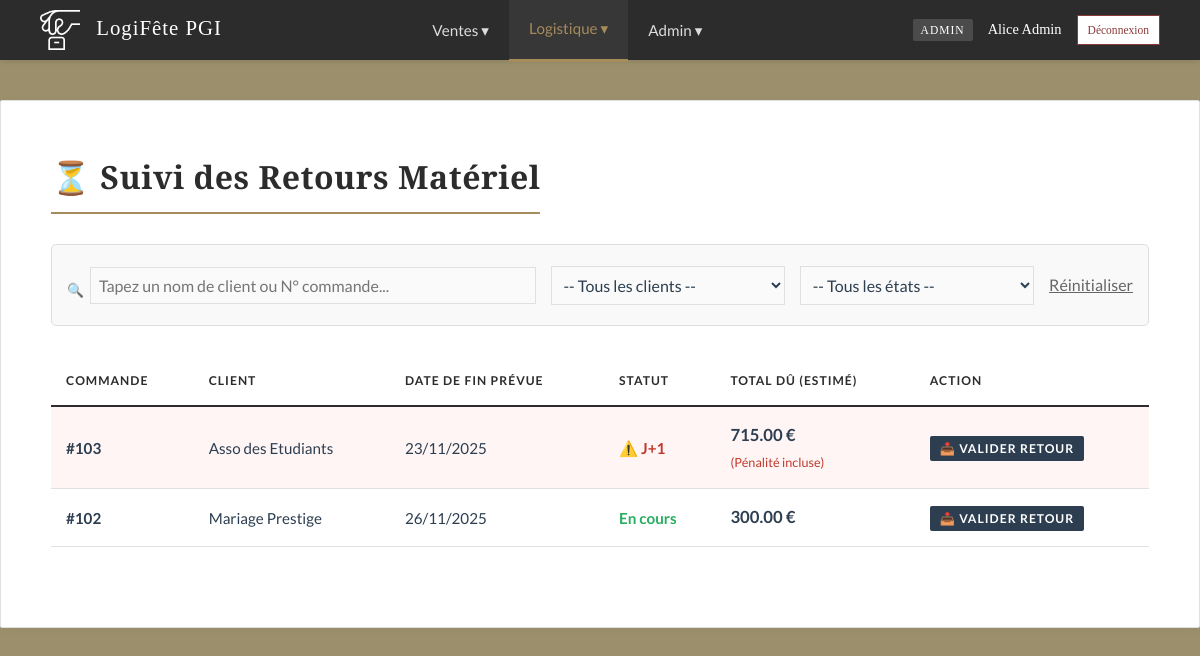
The page /retours.php (signed in) on the database its author committed.
### tables this page shows
CREATE TABLE `commande` (
  `id_commande` int(11) NOT NULL AUTO_INCREMENT,
  `id_client` int(11) NOT NULL,
  `id_commercial` int(11) NOT NULL,
  `date_creation` datetime DEFAULT current_timestamp(),
  `date_debut` date NOT NULL,
  `date_fin` date NOT NULL,
  `etat` enum('devis','validee','terminee','annulee') DEFAULT 'devis',
  `remise_percent` int(11) DEFAULT 0,
  `penalite` decimal(10,2) DEFAULT 0.00,
  `note_interne` text DEFAULT NULL,
  `signature_client` text DEFAULT NULL,
  `date_paiement` date DEFAULT NULL,
  `date_relance` datetime DEFAULT NULL,
  `date_relance_devis` date DEFAULT NULL,
  PRIMARY KEY (`id_commande`),
  KEY `id_client` (`id_client`),
  KEY `id_commercial` (`id_commercial`)
);

CREATE TABLE `client` (
  `id_client` int(11) NOT NULL AUTO_INCREMENT,
  `nom_societe` varchar(100) NOT NULL,
  `contact_nom` varchar(100) NOT NULL,
  `email` varchar(100) NOT NULL,
  `telephone` varchar(20) DEFAULT NULL,
  `adresse` varchar(255) DEFAULT NULL,
  PRIMARY KEY (`id_client`)
);

### retours.php (the view, shortened to what this page needs)
<?php
require 'db.php';
require 'navbar.php';
function calculerMontants($data_commande, $valeur_jour_total) {
    $ts_debut = strtotime($data_commande['date_debut']);
    $ts_fin = strtotime($data_commande['date_fin']);
    $duree_contrat = max(1, ($ts_fin - $ts_debut) / 86400 + 1);
    $montant_contrat = $valeur_jour_total * $duree_contrat;
    $retard_sec = time() - $ts_fin;
    $jours_retard = floor($retard_sec / 86400);
    $penalite = 0;
    if ($jours_retard > 0) {
        $penalite = $valeur_jour_total * $jours_retard * 1.5;
    }
    return [
        'contrat' => $montant_contrat,
        'penalite' => $penalite,
        'total' => $montant_contrat + $penalite,
        'jours_retard' => $jours_retard
    ];
}
$where = ["c.etat = 'validee'"];
$params = [];
$sql = "SELECT c.*, cl.nom_societe,
        (
            SELECT SUM(r.prix_jour)
            FROM reservation_equipement re
            JOIN equipement_physique e ON re.num_serie = e.num_serie
            JOIN reference_materiel r ON e.id_reference = r.id_reference
            WHERE re.id_commande = c.id_commande
        ) as valeur_jour
        FROM commande c
        JOIN client cl ON c.id_client = cl.id_client
        WHERE " . implode(" AND ", $where) . "
        ORDER BY c.date_fin ASC";
$stmt = $pdo->prepare($sql);
$stmt->execute($params);
$encours = $stmt->fetchAll();
$current_page = basename($_SERVER['PHP_SELF']);?>
<!DOCTYPE html>
<html lang="fr">
<head>
    <link rel="stylesheet" href="style.css">
</head>
<body>
    <?= renderNavbar($_SESSION['role'], $current_page) ?>
<div class="container">
    <h1>⏳ Suivi des Retours Matériel</h1>
    <form method="GET" class="filters">
        <div class="filter-group" style="flex:2; min-width:250px;">
            <label>🔍</label>
            <input type="text" id="live_search_retours" placeholder="Tapez un nom de client ou N° commande..." style="width:100%;">
        </div>
        <div class="filter-group" style="flex:1;">
            <select name="client" onchange="this.form.submit()" style="width:100%; cursor:pointer;">
                <option value="">-- Tous les clients --</option>
            </select>
        </div>
        <div class="filter-group" style="flex:1;">
            <select name="status" onchange="this.form.submit()" style="width:100%; cursor:pointer;">
                <option value="">-- Tous les états --</option>
            </select>
        </div>
        <a href="retours.php" style="margin-left:auto; color:#666; text-decoration:underline; white-space:nowrap;">Réinitialiser</a>
    </form>
    <table>
        <thead>
            <tr>
                <th>Commande</th>
                <th>Client</th>
                <th>Date de Fin Prévue</th>
                <th>Statut</th>
                <th>Total Dû (Estimé)</th>
                <th>Action</th>
            </tr>
        </thead>
        <tbody>
            <?php foreach($encours as $c):
                $res = calculerMontants($c, $c['valeur_jour']);
                $is_retard = $res['jours_retard'] > 0;
            ?>
            <tr style="<?= $is_retard ? 'background:#fff5f5;' : '' ?>">
                <td><a href="commande_details.php?id=<?= $c['id_commande'] ?>" target="_blank" style="font-weight:bold; color:#2c3e50;">#<?= $c['id_commande'] ?></a></td>
                <td><?= htmlspecialchars($c['nom_societe']) ?></td>
                <td><?= date('d/m/Y', strtotime($c['date_fin'])) ?></td>
                <td>
                    <?php if($is_retard): ?>
                        <span style="color:#c0392b; font-weight:bold;">⚠️ J+<?= $res['jours_retard'] ?></span>
                    <?php else: ?>
                        <span style="color:#27ae60; font-weight:bold;">En cours</span>
                    <?php endif; ?>
                </td>
                <td>
                    <strong style="color:#2c3e50; font-size:1.1em;"><?= number_format($res['total'], 2) ?> €</strong>
                    <?php if($is_retard): ?>
                        <br><small style="color:#c0392b;">(Pénalité incluse)</small>
                    <?php endif; ?>
                </td>
                <td>
                    <form method="POST" onsubmit="return confirm('ATTENTION : Le Bon de Livraison a-t-il été complété ? Total à facturer : <?= number_format($res['total'], 2) ?> €');">
                        <button type="submit" class="btn" style="padding:5px 10px; font-size:0.8em; background:#2c3e50;">
                            📥 Valider Retour
                        </button>
                    </form>
                </td>
            </tr>
            <?php endforeach; ?>
        </tbody>
    </table>
</div>
</body>
</html>

### style.css (style rules this page uses)
:root { --bg-page: #9C906C; --bg-card: #FFFFFF; --text-main: #2C3E50; --text-muted: #7F8C8D; --primary: #2C2C2C; --accent: #A68B5B; --success: #556B2F; --danger: #8B3A3A; --warning: #D4AC0D; --border-color: #E0E0E0; --input-bg: #FAFAFA; --shadow: 0 2px 10px rgba(0, 0, 0, 0.03); }
body { font-family: 'Lato', sans-serif; background-color: var(--bg-page); color: var(--text-main); margin: 0; padding-top: 60px; line-height: 1.6; font-size: 16px; }
h1, h2, h3, h4 { font-family: 'Playfair Display', serif; color: var(--primary); margin-top: 0; margin-bottom: 20px; font-weight: 700; letter-spacing: 0.5px; }
h1 { border-bottom: 2px solid var(--accent); display: inline-block; padding-bottom: 10px; margin-bottom: 30px; }
a { color: var(--accent); text-decoration: none; transition: color 0.3s; }
.container { max-width: 1100px; margin: 40px auto; background: var(--bg-card); padding: 50px; border: 1px solid var(--border-color); box-shadow: var(--shadow); border-radius: 2px; }
label { display: block; font-weight: 700; font-size: 0.85em; text-transform: uppercase; letter-spacing: 1px; color: var(--text-muted); margin-bottom: 8px; margin-top: 20px; }
input[type="text"], input[type="email"], input[type="password"], input[type="number"], select, textarea { width: 100%; padding: 12px 15px; margin-bottom: 10px; border: 1px solid var(--border-color); background-color: var(--input-bg); border-radius: 0; font-family: 'Lato', sans-serif; font-size: 1rem; color: var(--text-main); box-sizing: border-box; transition: border-color 0.3s, box-shadow 0.3s; }
.btn, button { display: inline-block; padding: 12px 25px; background-color: var(--primary); color: #FFF; border: none; border-radius: 2px; cursor: pointer; font-family: 'Lato', sans-serif; font-weight: 700; text-transform: uppercase; font-size: 0.85em; letter-spacing: 1px; transition: all 0.3s; text-decoration: none; }
table { width: 100%; border-collapse: collapse; margin: 30px 0; font-size: 0.95em; }
table thead tr { background-color: transparent; border-bottom: 2px solid var(--primary); }
table th { text-align: left; padding: 15px; color: var(--primary); text-transform: uppercase; font-size: 0.8em; letter-spacing: 1px; }
table td { padding: 15px; border-bottom: 1px solid var(--border-color); color: var(--text-main); }

### retours.php (style rules this page uses)
.filters { background: #f9f9f9; padding: 15px; display: flex; gap: 15px; border: 1px solid #ddd; border-radius: 5px; margin-bottom: 20px; align-items: center; flex-wrap:wrap; }
.filter-group { display: flex; align-items: center; gap: 5px; }
select, input { margin: 0 !important; padding: 8px !important; }

### rows shown on the page
commande: id_commande "103", id_client.nom_societe "Asso des Etudiants", date_fin "23/11/2025", jours_retard "1", total "715.00", shows "(Pénalité incluse)"
commande: id_commande "102", id_client.nom_societe "Mariage Prestige", date_fin "26/11/2025", shows "En cours", total "300.00"

### other values the page prints
$role "ADMIN"
$_SESSION['nom'] "Alice Admin"
